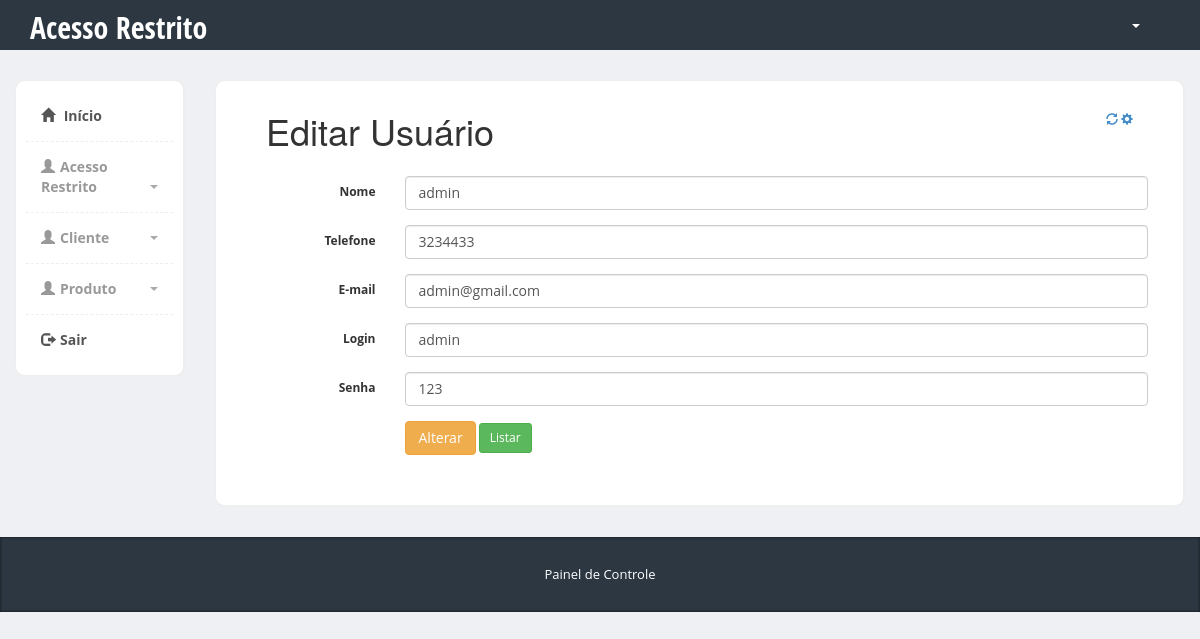
The app's page /admin/editar-restrito.php?id=1 with its own data.
### tables this page shows
CREATE TABLE `acesso_restrito` (
  `pk_restrito` int(11) NOT NULL,
  `nome` varchar(255) NOT NULL,
  `email` varchar(255) NOT NULL,
  `telefone` varchar(255) NOT NULL,
  `login` varchar(255) NOT NULL,
  `senha` varchar(255) NOT NULL
);

### admin/editar-restrito.php (the view, shortened to what this page needs)
<?php
	include_once("conexao.php");
	$id = $_GET['id'];
	$result_restrito = "SELECT * FROM acesso_restrito WHERE pk_restrito = '$id' LIMIT 1";
	$resultado_restrito= mysqli_query($conn, $result_restrito);
	$row_restrito = mysqli_fetch_assoc($resultado_restrito);
?>
<?php include "includes/header.php" ?>
<div class="col-md-10">
		  	<div class="row">
		<div class="col-md-12">
		  			<div class="content-box-large">
		  				<div class="panel-heading">
							<div class="panel-title">
				  <h1>Editar Usuário</h1>
			</div>
			<div class="panel-options">
								<a href="#" data-rel="collapse"><i class="glyphicon glyphicon-refresh"></i></a>
								<a href="#" data-rel="reload"><i class="glyphicon glyphicon-cog"></i></a>
							</div>
						</div>
		  	<div class="panel-body">
			<form class="form-horizontal" method="POST" action="processar_editar_restrito.php" enctype="multipart/form-data">
				<div class="form-group">
					<label class="col-sm-2 control-label">Nome</label>
					<div class="col-sm-10">
						<input type="text" name="nome" class="form-control" id="inputEmail3" placeholder="Nome Completo" value="<?php echo $row_restrito['nome']; ?>">
					</div>
				</div>
				<div class="form-group">
					<label class="col-sm-2 control-label">Telefone</label>
					<div class="col-sm-10">
						<input type="text" name="telefone" class="form-control" id="inputEmail3" placeholder="Telefone" value="<?php echo $row_restrito['telefone']; ?>">
					</div>
				</div>
				<div class="form-group">
					<label class="col-sm-2 control-label">E-mail</label>
					<div class="col-sm-10">
						<input type="text" name="email" class="form-control" id="inputEmail3" placeholder="E-mail" value="<?php echo $row_restrito['email']; ?>">
					</div>
				</div>
				<div class="form-group">
					<label class="col-sm-2 control-label">Login</label>
					<div class="col-sm-10">
						<input type="text" name="login" class="form-control" id="inputEmail3" placeholder="E-mail" value="<?php echo $row_restrito['login']; ?>">
					</div>
				</div>
				<div class="form-group">
					<label class="col-sm-2 control-label">Senha</label>
					<div class="col-sm-10">
						<input type="text" name="senha" class="form-control" id="inputEmail3" placeholder="E-mail" value="<?php echo $row_restrito['senha']; ?>">
					</div>
				</div>
				<div class="form-group">
					<div class="col-sm-offset-2 col-sm-10">
						<button type="submit" class="btn btn-warning">Alterar</button>
						<a href="restrito-lista.php"><button type='button' class='btn btn-sm btn-success'>Listar</button></a>
					</div>
				</div>
			</form>
		  			</div>
		  		</div>
		  	</div>
		  </div>
		</div>
    </div>
<?php include "includes/footer.php" ?>

### admin/css/styles.css (style rules this page uses)
body { font-family: 'Open Sans', sans-serif; position: relative; margin: 0px; font-size: 12px; padding: 0px; }
.content-box, .content-box-large { margin-bottom:30px; background:#fff; border-radius:10px; padding:10px; border-left:1px solid #eee; border-top:1px solid #eee; border-right:2px solid #eee; border-bottom:2px solid #eee; }
.content-box-large { padding: 20px; }
body { background-color: #eff0f3; }
.panel-heading>.panel-title, .content-box-header .panel-title { float: left; padding: 10px 15px; padding-top: 0px; }
.panel-heading>.panel-title>*, .content-box-header .panel-title>* { margin: 0; }
.panel-heading>.panel-options, .content-box-header .panel-options { float: right; padding-right: 15px; }
.panel-heading>.panel-options>a, .content-box-header .panel-options>a { margin-top: 10px; }
.panel-body { clear:both; }

### records on screen
acesso_restrito: nome "admin", telefone "3234433", email "admin@gmail.com", login "admin", senha "123"
